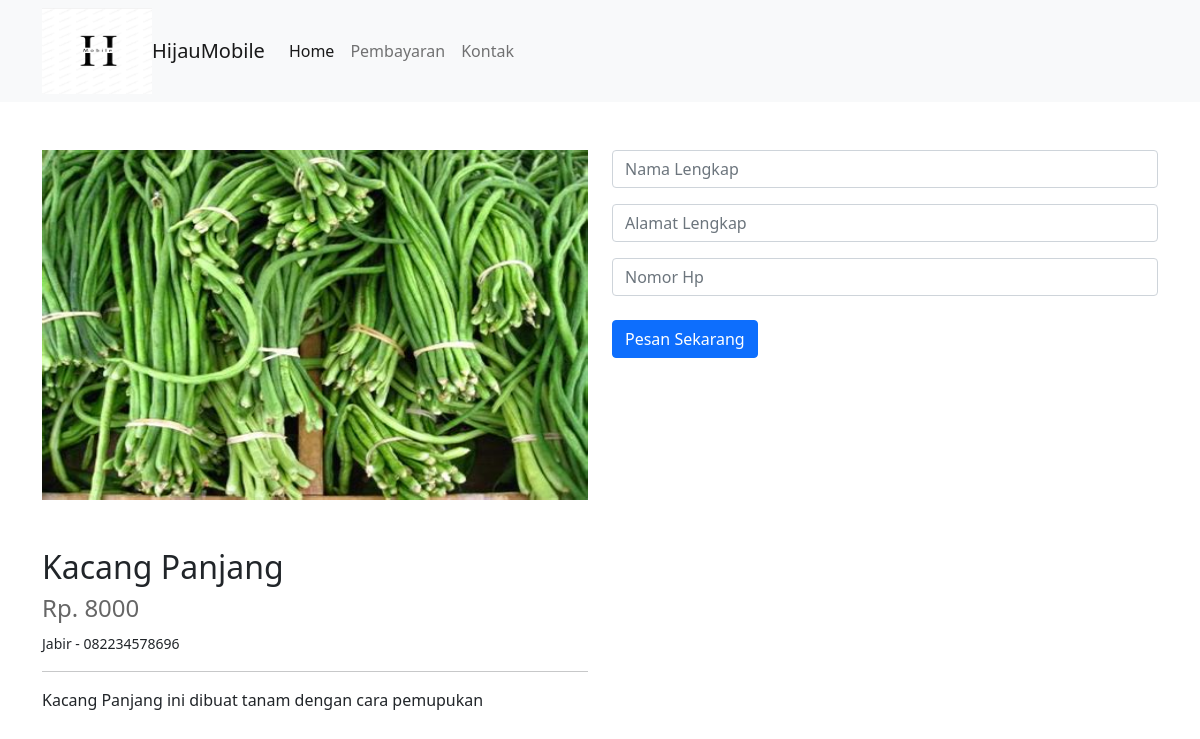
The app's page /pembayaran.php?id=20 with its own data.
### tables this page shows
CREATE TABLE `barang` (
  `id` int(11) NOT NULL,
  `nama` varchar(100) NOT NULL,
  `harga` int(11) NOT NULL,
  `petani` varchar(100) NOT NULL,
  `kontak` varchar(15) NOT NULL,
  `gambar` text NOT NULL,
  `deskripsi` text NOT NULL
);

### pembayaran.php (the view, shortened to what this page needs)
<?php include("./template/_snippets/_header.php"); ?>
<?php include("./template/navbar.php"); ?>
<?php
include("./database/koneksi.php");
$id = strip_tags($_GET['id']);
$sql = mysqli_query($con, "SELECT * FROM barang WHERE id = $id")
?>
<div class="container mt-5">
    <div class="row">
        <div class="col-md-6">
            <?php while ($row = mysqli_fetch_object($sql)) { ?>
                <img style="width: 100%; height: 350px;" src="./images/<?= $row->gambar ?>" />
                <h2 class="mt-5"><?= $row->nama ?></h2>
                <h4 style="color: #666666;">Rp. <?= $row->harga ?></h4>
                <small><?= $row->petani ?> - <?= $row->kontak ?></small>
                <hr />
                <p><?= $row->deskripsi ?> </p>
            <?php } ?>
        </div>
        <form class="col-md-6" id='form' method="POST" action="code/insert/pembayaran.php">
            <input type='text' id='input' name='nama' placeholder="Nama Lengkap" class="form-control" />
            <input type='text' id='input' name='alamat' placeholder="Alamat Lengkap" class="form-control mt-3" />
            <input type='text' id='input' name='kontak' placeholder="Nomor Hp" class="form-control mt-3" />
            <button type="submit" class="btn btn-primary mt-4">Pesan Sekarang</button>
        </form>
    </div>
</div>
<?php include("./template/_snippets/_footer.php"); ?>

### records on screen
barang: gambar (picture), nama "Kacang Panjang", harga "8000", petani "Jabir", kontak "082234578696", deskripsi "Kacang Panjang ini dibuat tanam dengan cara pemupukan"
